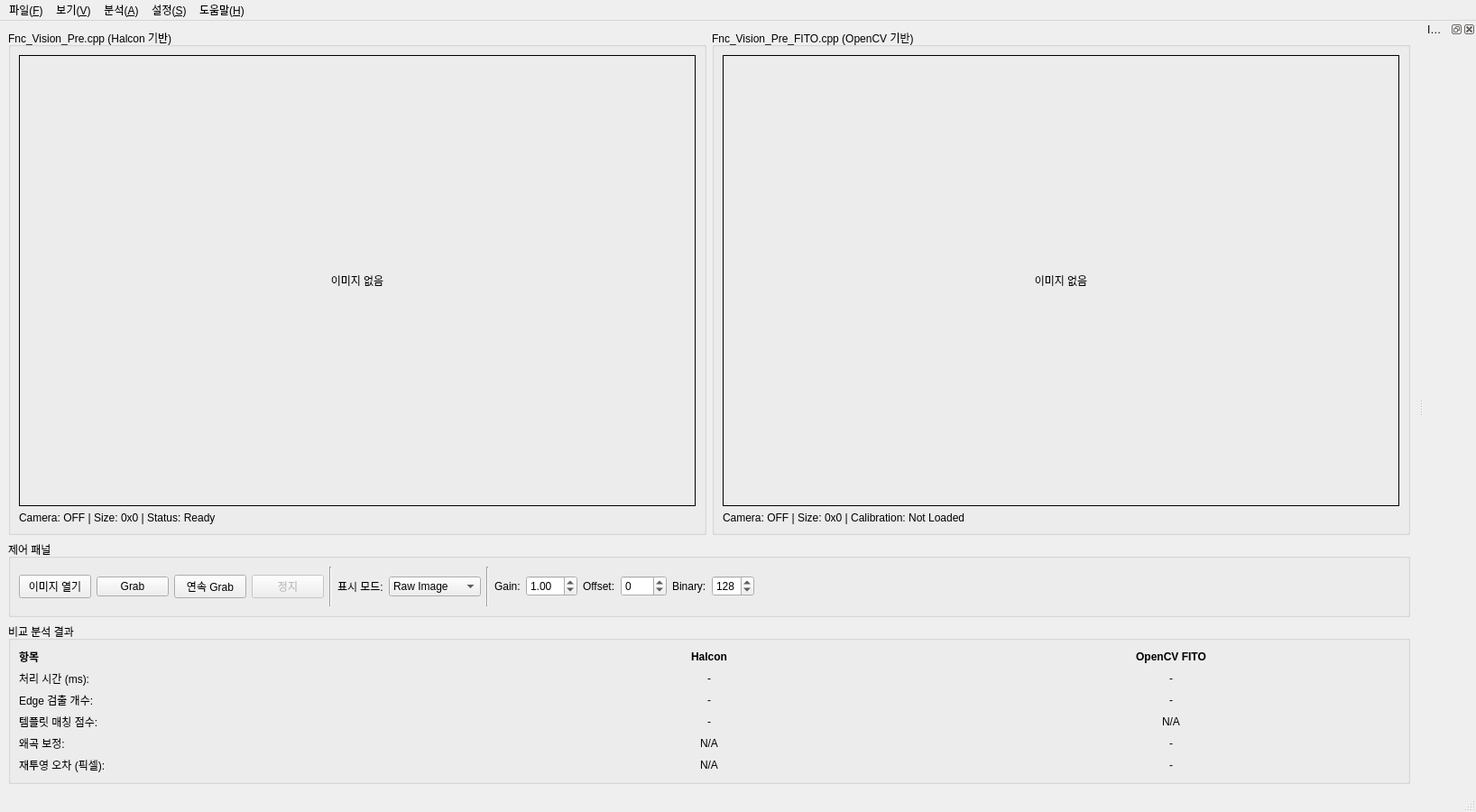
<?xml version="1.0" encoding="UTF-8"?>
<ui version="4.0">
 <class>MainWindow</class>
 <widget class="QMainWindow" name="MainWindow">
  <property name="geometry">
   <rect>
    <x>0</x>
    <y>0</y>
    <width>1600</width>
    <height>900</height>
   </rect>
  </property>
  <property name="windowTitle">
   <string>Vision Pre Comparison Tool</string>
  </property>
  <widget class="QWidget" name="centralwidget">
   <layout class="QVBoxLayout" name="verticalLayout">
    <item>
     <layout class="QHBoxLayout" name="horizontalLayout_viewers">
      <item>
       <widget class="QGroupBox" name="groupBoxHalcon">
        <property name="title">
         <string>Fnc_Vision_Pre.cpp (Halcon 기반)</string>
        </property>
        <layout class="QVBoxLayout" name="verticalLayout_halcon">
         <item>
          <widget class="QLabel" name="labelHalconImage">
           <property name="minimumSize">
            <size>
             <width>750</width>
             <height>500</height>
            </size>
           </property>
           <property name="frameShape">
            <enum>QFrame::Box</enum>
           </property>
           <property name="alignment">
            <set>Qt::AlignCenter</set>
           </property>
           <property name="text">
            <string>이미지 없음</string>
           </property>
          </widget>
         </item>
         <item>
          <widget class="QLabel" name="labelHalconInfo">
           <property name="text">
            <string>Camera: OFF | Size: 0x0 | Status: Ready</string>
           </property>
          </widget>
         </item>
        </layout>
       </widget>
      </item>
      <item>
       <widget class="QGroupBox" name="groupBoxOpenCV">
        <property name="title">
         <string>Fnc_Vision_Pre_FITO.cpp (OpenCV 기반)</string>
        </property>
        <layout class="QVBoxLayout" name="verticalLayout_opencv">
         <item>
          <widget class="QLabel" name="labelOpenCVImage">
           <property name="minimumSize">
            <size>
             <width>750</width>
             <height>500</height>
            </size>
           </property>
           <property name="frameShape">
            <enum>QFrame::Box</enum>
           </property>
           <property name="alignment">
            <set>Qt::AlignCenter</set>
           </property>
           <property name="text">
            <string>이미지 없음</string>
           </property>
          </widget>
         </item>
         <item>
          <widget class="QLabel" name="labelOpenCVInfo">
           <property name="text">
            <string>Camera: OFF | Size: 0x0 | Calibration: Not Loaded</string>
           </property>
          </widget>
         </item>
        </layout>
       </widget>
      </item>
     </layout>
    </item>
    <item>
     <widget class="QGroupBox" name="groupBoxControl">
      <property name="title">
       <string>제어 패널</string>
      </property>
      <layout class="QHBoxLayout" name="horizontalLayout_control">
       <item>
        <widget class="QPushButton" name="btnLoadImage">
         <property name="text">
          <string>이미지 열기</string>
         </property>
         <property name="icon">
          <iconset theme="document-open"/>
         </property>
        </widget>
       </item>
       <item>
        <widget class="QPushButton" name="btnGrab">
         <property name="text">
          <string>Grab</string>
         </property>
         <property name="icon">
          <iconset theme="camera-photo"/>
         </property>
        </widget>
       </item>
       <item>
        <widget class="QPushButton" name="btnContinuousGrab">
         <property name="text">
          <string>연속 Grab</string>
         </property>
         <property name="icon">
          <iconset theme="media-playback-start"/>
         </property>
        </widget>
       </item>
       <item>
        <widget class="QPushButton" name="btnStop">
         <property name="text">
          <string>정지</string>
         </property>
         <property name="enabled">
          <bool>false</bool>
         </property>
         <property name="icon">
          <iconset theme="media-playback-stop"/>
         </property>
        </widget>
       </item>
       <item>
        <widget class="Line" name="line">
         <property name="orientation">
          <enum>Qt::Vertical</enum>
         </property>
        </widget>
       </item>
       <item>
        <widget class="QLabel" name="label_viewMode">
         <property name="text">
          <string>표시 모드:</string>
         </property>
        </widget>
       </item>
       <item>
        <widget class="QComboBox" name="comboViewMode">
         <item>
          <property name="text">
           <string>Raw Image</string>
          </property>
         </item>
         <item>
          <property name="text">
           <string>Gain Image</string>
          </property>
         </item>
         <item>
          <property name="text">
           <string>Binary Image</string>
          </property>
         </item>
        </widget>
       </item>
       <item>
        <widget class="Line" name="line_2">
         <property name="orientation">
          <enum>Qt::Vertical</enum>
         </property>
        </widget>
       </item>
       <item>
        <widget class="QLabel" name="label_gain">
         <property name="text">
          <string>Gain:</string>
         </property>
        </widget>
       </item>
       <item>
        <widget class="QDoubleSpinBox" name="spinGain">
         <property name="minimum">
          <double>0.100000000000000</double>
         </property>
         <property name="maximum">
          <double>10.000000000000000</double>
         </property>
         <property name="singleStep">
          <double>0.100000000000000</double>
         </property>
         <property name="value">
          <double>1.000000000000000</double>
         </property>
        </widget>
       </item>
       <item>
        <widget class="QLabel" name="label_offset">
         <property name="text">
          <string>Offset:</string>
         </property>
        </widget>
       </item>
       <item>
        <widget class="QSpinBox" name="spinOffset">
         <property name="minimum">
          <number>-255</number>
         </property>
         <property name="maximum">
          <number>255</number>
         </property>
        </widget>
       </item>
       <item>
        <widget class="QLabel" name="label_threshold">
         <property name="text">
          <string>Binary:</string>
         </property>
        </widget>
       </item>
       <item>
        <widget class="QSpinBox" name="spinThreshold">
         <property name="maximum">
          <number>255</number>
         </property>
         <property name="value">
          <number>128</number>
         </property>
        </widget>
       </item>
       <item>
        <spacer name="horizontalSpacer">
         <property name="orientation">
          <enum>Qt::Horizontal</enum>
         </property>
         <property name="sizeHint" stdset="0">
          <size>
           <width>40</width>
           <height>20</height>
          </size>
         </property>
        </spacer>
       </item>
      </layout>
     </widget>
    </item>
    <item>
     <widget class="QGroupBox" name="groupBoxAnalysis">
      <property name="title">
       <string>비교 분석 결과</string>
      </property>
      <layout class="QGridLayout" name="gridLayout">
       <item row="0" column="0">
        <widget class="QLabel" name="label_header1">
         <property name="text">
          <string>항목</string>
         </property>
         <property name="font">
          <font>
           <weight>75</weight>
           <bold>true</bold>
          </font>
         </property>
        </widget>
       </item>
       <item row="0" column="1">
        <widget class="QLabel" name="label_header2">
         <property name="text">
          <string>Halcon</string>
         </property>
         <property name="font">
          <font>
           <weight>75</weight>
           <bold>true</bold>
          </font>
         </property>
         <property name="alignment">
          <set>Qt::AlignCenter</set>
         </property>
        </widget>
       </item>
       <item row="0" column="2">
        <widget class="QLabel" name="label_header3">
         <property name="text">
          <string>OpenCV FITO</string>
         </property>
         <property name="font">
          <font>
           <weight>75</weight>
           <bold>true</bold>
          </font>
         </property>
         <property name="alignment">
          <set>Qt::AlignCenter</set>
         </property>
        </widget>
       </item>
       <item row="1" column="0">
        <widget class="QLabel" name="label_processTime">
         <property name="text">
          <string>처리 시간 (ms):</string>
         </property>
        </widget>
       </item>
       <item row="1" column="1">
        <widget class="QLabel" name="labelHalconTime">
         <property name="text">
          <string>-</string>
         </property>
         <property name="alignment">
          <set>Qt::AlignCenter</set>
         </property>
        </widget>
       </item>
       <item row="1" column="2">
        <widget class="QLabel" name="labelOpenCVTime">
         <property name="text">
          <string>-</string>
         </property>
         <property name="alignment">
          <set>Qt::AlignCenter</set>
         </property>
        </widget>
       </item>
       <item row="2" column="0">
        <widget class="QLabel" name="label_edgeCount">
         <property name="text">
          <string>Edge 검출 개수:</string>
         </property>
        </widget>
       </item>
       <item row="2" column="1">
        <widget class="QLabel" name="labelHalconEdges">
         <property name="text">
          <string>-</string>
         </property>
         <property name="alignment">
          <set>Qt::AlignCenter</set>
         </property>
        </widget>
       </item>
       <item row="2" column="2">
        <widget class="QLabel" name="labelOpenCVEdges">
         <property name="text">
          <string>-</string>
         </property>
         <property name="alignment">
          <set>Qt::AlignCenter</set>
         </property>
        </widget>
       </item>
       <item row="3" column="0">
        <widget class="QLabel" name="label_templateMatch">
         <property name="text">
          <string>템플릿 매칭 점수:</string>
         </property>
        </widget>
       </item>
       <item row="3" column="1">
        <widget class="QLabel" name="labelHalconMatch">
         <property name="text">
          <string>-</string>
         </property>
         <property name="alignment">
          <set>Qt::AlignCenter</set>
         </property>
        </widget>
       </item>
       <item row="3" column="2">
        <widget class="QLabel" name="labelOpenCVMatch">
         <property name="text">
          <string>N/A</string>
         </property>
         <property name="alignment">
          <set>Qt::AlignCenter</set>
         </property>
        </widget>
       </item>
       <item row="4" column="0">
        <widget class="QLabel" name="label_calibration">
         <property name="text">
          <string>왜곡 보정:</string>
         </property>
        </widget>
       </item>
       <item row="4" column="1">
        <widget class="QLabel" name="labelHalconCalib">
         <property name="text">
          <string>N/A</string>
         </property>
         <property name="alignment">
          <set>Qt::AlignCenter</set>
         </property>
        </widget>
       </item>
       <item row="4" column="2">
        <widget class="QLabel" name="labelOpenCVCalib">
         <property name="text">
          <string>-</string>
         </property>
         <property name="alignment">
          <set>Qt::AlignCenter</set>
         </property>
        </widget>
       </item>
       <item row="5" column="0">
        <widget class="QLabel" name="label_reprojection">
         <property name="text">
          <string>재투영 오차 (픽셀):</string>
         </property>
        </widget>
       </item>
       <item row="5" column="1">
        <widget class="QLabel" name="labelHalconReproj">
         <property name="text">
          <string>N/A</string>
         </property>
         <property name="alignment">
          <set>Qt::AlignCenter</set>
         </property>
        </widget>
       </item>
       <item row="5" column="2">
        <widget class="QLabel" name="labelOpenCVReproj">
         <property name="text">
          <string>-</string>
         </property>
         <property name="alignment">
          <set>Qt::AlignCenter</set>
         </property>
        </widget>
       </item>
      </layout>
     </widget>
    </item>
   </layout>
  </widget>
  <widget class="QMenuBar" name="menubar">
   <property name="geometry">
    <rect>
     <x>0</x>
     <y>0</y>
     <width>1600</width>
     <height>21</height>
    </rect>
   </property>
   <widget class="QMenu" name="menuFile">
    <property name="title">
     <string>파일(&amp;F)</string>
    </property>
    <addaction name="actionLoadImage"/>
    <addaction name="actionSaveImage"/>
    <addaction name="separator"/>
    <addaction name="actionExit"/>
   </widget>
   <widget class="QMenu" name="menuView">
    <property name="title">
     <string>보기(&amp;V)</string>
    </property>
    <addaction name="actionZoomIn"/>
    <addaction name="actionZoomOut"/>
    <addaction name="actionZoomFit"/>
    <addaction name="separator"/>
    <addaction name="actionShowGrid"/>
   </widget>
   <widget class="QMenu" name="menuAnalysis">
    <property name="title">
     <string>분석(&amp;A)</string>
    </property>
    <addaction name="actionCompare"/>
    <addaction name="actionDifferenceMap"/>
    <addaction name="actionHistogram"/>
   </widget>
   <widget class="QMenu" name="menuSettings">
    <property name="title">
     <string>설정(&amp;S)</string>
    </property>
    <addaction name="actionCameraSettings"/>
    <addaction name="actionCalibrationSettings"/>
    <addaction name="actionPreferences"/>
   </widget>
   <widget class="QMenu" name="menuHelp">
    <property name="title">
     <string>도움말(&amp;H)</string>
    </property>
    <addaction name="actionUserManual"/>
    <addaction name="separator"/>
    <addaction name="actionAbout"/>
   </widget>
   <addaction name="menuFile"/>
   <addaction name="menuView"/>
   <addaction name="menuAnalysis"/>
   <addaction name="menuSettings"/>
   <addaction name="menuHelp"/>
  </widget>
  <widget class="QStatusBar" name="statusbar"/>
  <action name="actionLoadImage">
   <property name="text">
    <string>이미지 열기(&amp;O)</string>
   </property>
   <property name="shortcut">
    <string>Ctrl+O</string>
   </property>
  </action>
  <action name="actionSaveImage">
   <property name="text">
    <string>이미지 저장(&amp;S)</string>
   </property>
   <property name="shortcut">
    <string>Ctrl+S</string>
   </property>
  </action>
  <action name="actionExit">
   <property name="text">
    <string>종료(&amp;X)</string>
   </property>
   <property name="shortcut">
    <string>Alt+F4</string>
   </property>
  </action>
  <action name="actionZoomIn">
   <property name="text">
    <string>확대(&amp;I)</string>
   </property>
   <property name="shortcut">
    <string>Ctrl++</string>
   </property>
  </action>
  <action name="actionZoomOut">
   <property name="text">
    <string>축소(&amp;O)</string>
   </property>
   <property name="shortcut">
    <string>Ctrl+-</string>
   </property>
  </action>
  <action name="actionZoomFit">
   <property name="text">
    <string>화면 맞춤(&amp;F)</string>
   </property>
   <property name="shortcut">
    <string>Ctrl+0</string>
   </property>
  </action>
  <action name="actionShowGrid">
   <property name="checkable">
    <bool>true</bool>
   </property>
   <property name="text">
    <string>그리드 표시(&amp;G)</string>
   </property>
  </action>
  <action name="actionCompare">
   <property name="text">
    <string>비교 분석(&amp;C)</string>
   </property>
   <property name="shortcut">
    <string>F5</string>
   </property>
  </action>
  <action name="actionDifferenceMap">
   <property name="text">
    <string>차이 맵(&amp;D)</string>
   </property>
  </action>
  <action name="actionHistogram">
   <property name="text">
    <string>히스토그램(&amp;H)</string>
   </property>
  </action>
  <action name="actionCameraSettings">
   <property name="text">
    <string>카메라 설정(&amp;C)</string>
   </property>
  </action>
  <action name="actionCalibrationSettings">
   <property name="text">
    <string>캘리브레이션 설정(&amp;L)</string>
   </property>
  </action>
  <action name="actionPreferences">
   <property name="text">
    <string>환경 설정(&amp;P)</string>
   </property>
  </action>
  <action name="actionUserManual">
   <property name="text">
    <string>사용자 매뉴얼(&amp;U)</string>
   </property>
   <property name="shortcut">
    <string>F1</string>
   </property>
  </action>
  <action name="actionAbout">
   <property name="text">
    <string>정보(&amp;A)</string>
   </property>
  </action>
  <widget class="QDockWidget" name="dockProcessing">
   <property name="windowTitle">
    <string>Image Processing</string>
   </property>
   <attribute name="dockWidgetArea">
    <number>2</number>
   </attribute>
   <widget class="QWidget" name="dockWidgetContents"/>
  </widget>
 </widget>
 <resources/>
 <connections/>
</ui>
